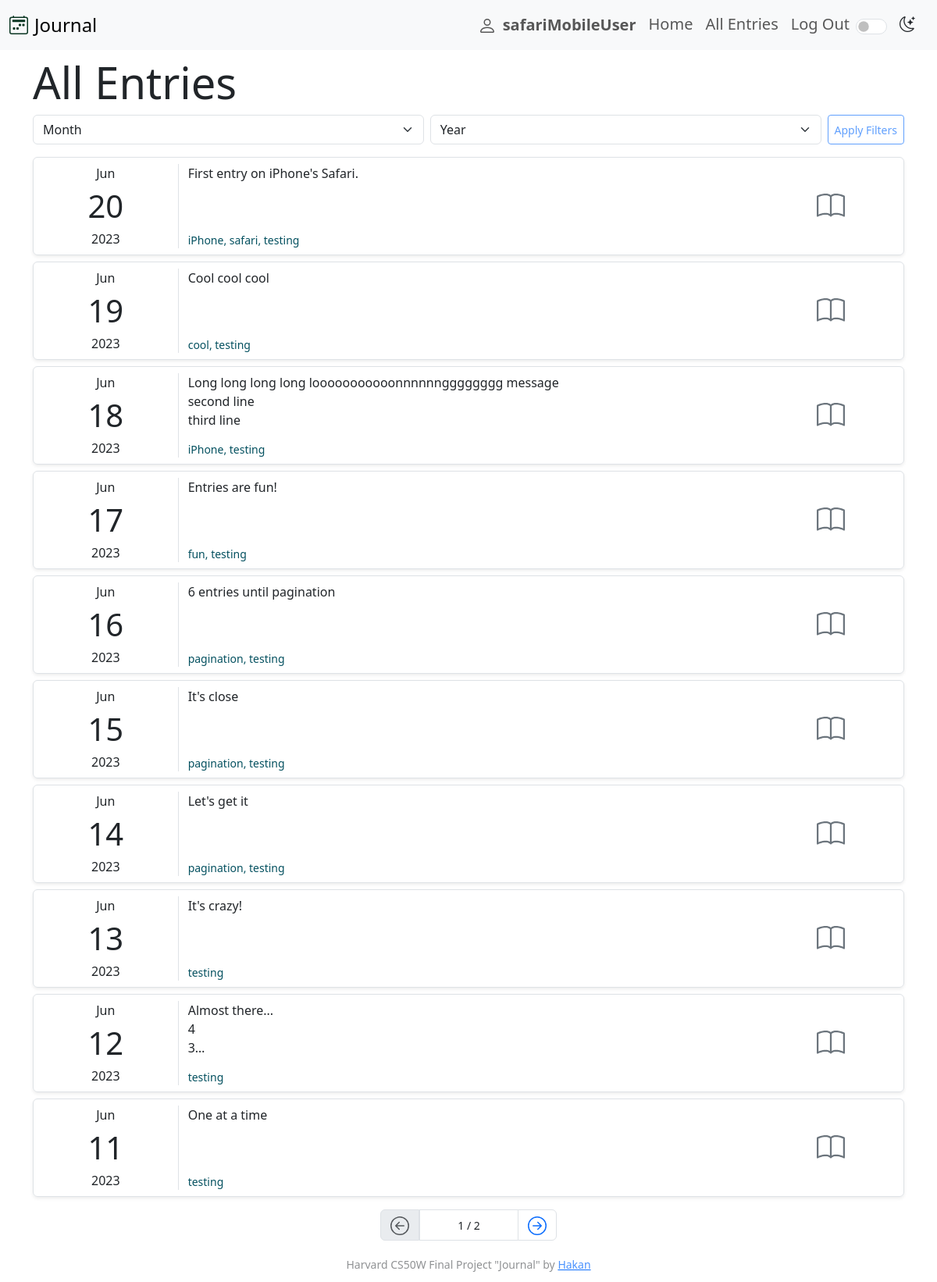
The app's page /all_entries (signed in), older data.
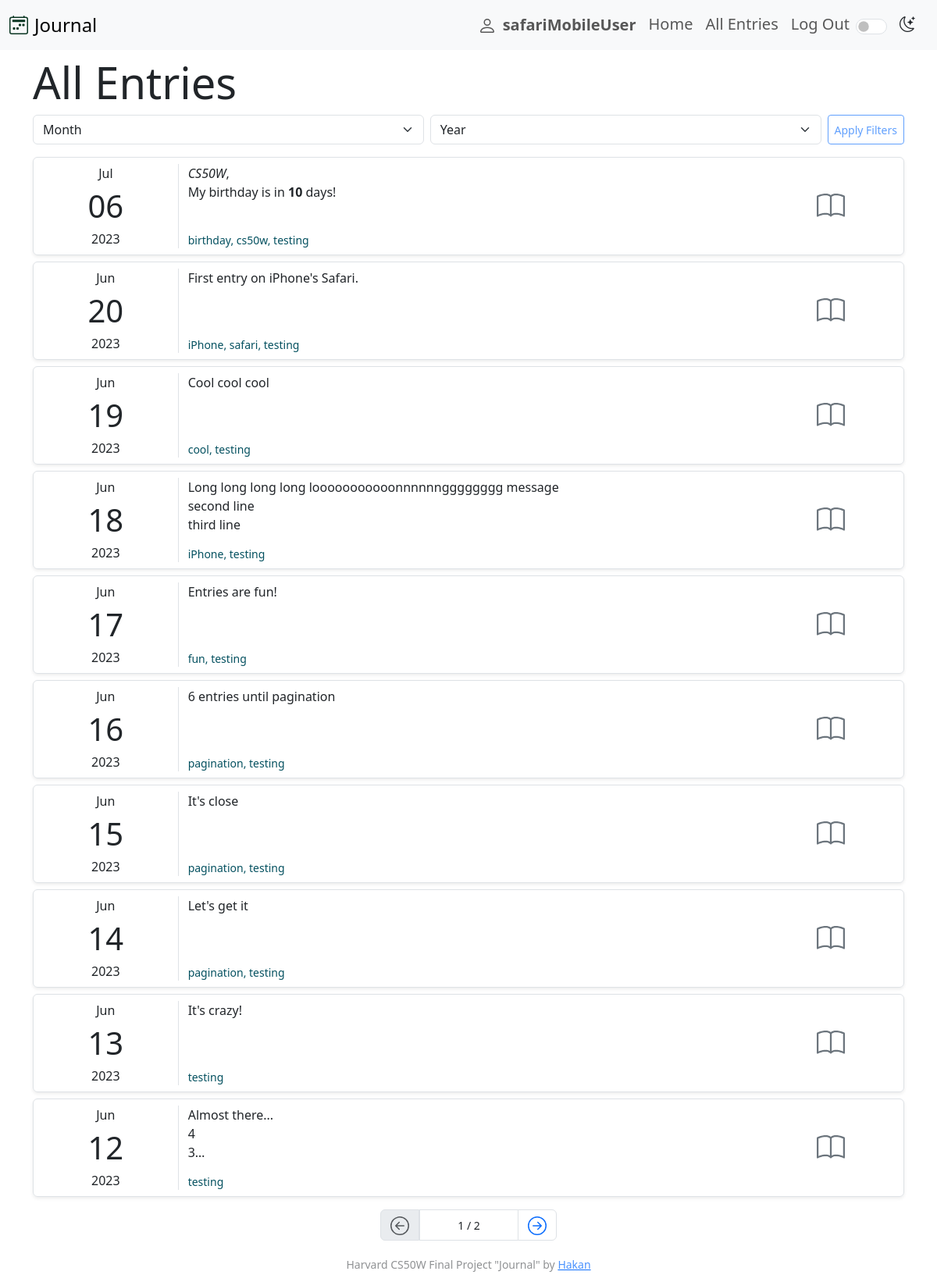
The same page, newer data.
### journal/models.py (models this page shows, shortened)
class JournalEntry(models.Model):
    user = models.ForeignKey(
        User, on_delete=models.CASCADE, related_name="entries")
    content = models.TextField()
    tags = models.ManyToManyField(Tag, blank=True, related_name="tag_entries")
    created_at = models.DateTimeField(auto_now_add=True)
    updated_at = models.DateTimeField(auto_now=True)
    date = models.DateField()
    class Meta:
        ordering = ["-date"]

class Tag(models.Model):
    name = models.CharField(max_length=50)
    def __str__(self):
        return self.name
    class Meta:
        ordering = ["name"]

### journal/views.py (the view)
# urls.py: path("all_entries", views.all_entries, name="all_entries"),
@require_GET
@login_required(login_url="login")
def all_entries(request):
    try:
        entries = JournalEntry.objects.filter(
            user=request.user)
        month_filter = request.GET.get("month")
        year_filter = request.GET.get("year")
        if month_filter and year_filter:
            month_filter = int(month_filter)
            year_filter = int(year_filter)
            entries = JournalEntry.objects.filter(
                user=request.user, date__month=month_filter, date__year=year_filter)
        paginator = Paginator(entries, 10)
        page_number = request.GET.get("page")
        page_obj = paginator.get_page(page_number)
    except:
        messages.error(request, "Could not retrieve data.")
        return render(request, "journal/all_entries.html")
    return render(request, "journal/all_entries.html", {
        "page_entries": page_obj,
    })

### journal/templates/journal/all_entries.html (shortened to what this page needs)
{% extends 'journal/layout.html' %} {% load static %} {% block body %}
<div class="container mt-2">
    <h2 class="display-4">All Entries</h2>
    <form
        action="{% url 'all_entries' %}"
        class="d-flex gap-2 mb-3"
        method="get"
        id="filter-form"
    >
    </form>
    {% if not page_entries|length > 0 %}
    <p class="lead alert alert-info">No journal entries to show.</p>
    {% else %} {% for entry in page_entries %}
    <div
        class="border row d-flex mb-2 mx-auto py-2 rounded-2 shadow-sm eachEntryDiv"
        id="entry-{{ entry.id }}"
        data-date="{{ entry.date|date:'Y-m-d' }}"
    >
        <div
            class="col-2 border-end d-flex flex-column justify-content-center align-items-center"
        >
            <span>{{ entry.date|date:'M' }}</span>
            <span class="fs-1">{{ entry.date|date:'d' }}</span>
            <span>{{ entry.date|date:'Y' }}</span>
        </div>
        <div class="col-8 d-flex flex-column justify-content-between">
            <div class="text-break text-truncate line-clamp line-clamp-3">
                {{ entry.content|safe }}
            </div>
            {% if entry.tags.all|length > 0 %}
            <div class="small text-info-emphasis">
                {{ entry.tags.all|join:', ' }}
            </div>
            {% endif %}
        </div>
        <div class="col-2 d-flex align-items-center justify-content-center">
            <button
                type="button"
                class="btn p-2 rounded-5"
                data-bs-toggle="modal"
                data-bs-target="#detailModal-{{ entry.id }}"
            >
            </button>
        </div>
    </div>
    {% endfor %} {% endif %}
</div>
{% if page_entries.paginator.num_pages > 1 %}
<nav class="my-3" aria-label="Page navigation">
    <ul class="pagination justify-content-center">
        {% if page_entries.has_previous %}
        <li class="page-item">
            <a
                class="page-link"
                href="?page={{ page_entries.previous_page_number }}"
            >
                <svg
                    xmlns="http://www.w3.org/2000/svg"
                    width="24"
                    height="24"
                    fill="currentColor"
                    class="bi bi-arrow-left-circle"
                    viewBox="0 0 16 16"
                >
                    <path
                        fill-rule="evenodd"
                        d="M1 8a7 7 0 1 0 14 0A7 7 0 0 0 1 8zm15 0A8 8 0 1 1 0 8a8 8 0 0 1 16 0zm-4.5-.5a.5.5 0 0 1 0 1H5.707l2.147 2.146a.5.5 0 0 1-.708.708l-3-3a.5.5 0 0 1 0-.708l3-3a.5.5 0 1 1 .708.708L5.707 7.5H11.5z"
                    />
                </svg>
            </a>
        </li>
        {% else %}
        <li class="page-item">
            <a class="page-link disabled" href="?page=1">
            </a>
        </li>
        {% endif %}
        <li
            class="page-item border d-flex align-items-center justify-content-center px-5"
        >
            <small
                >{{ page_entries.number }} /
                {{page_entries.paginator.num_pages}}
            </small>
        </li>
        {% if page_entries.has_next %}
        <li class="page-item">
            <a
                class="page-link"
                href="?page={{ page_entries.next_page_number }}"
            >
            </a>
        </li>
        {% endif %}
    </ul>
</nav>
{% endif %}  {% endblock %}

### journal/templates/journal/layout.html (shortened to what this page needs)
{% load static %}
<!DOCTYPE html>
<html lang="en">
  <head>
    <link href="https://cdn.jsdelivr.net/npm/bootstrap@5.3.0/dist/css/bootstrap.min.css" rel="stylesheet" />
    <link rel="stylesheet" href="https://cdn.jsdelivr.net/npm/bootstrap-icons@1.10.5/font/bootstrap-icons.css">
    <link rel="stylesheet" href="{% static 'journal/css/styles.css' %}">
  </head>
  <body>
    <nav class="navbar bg-body-tertiary navbar-expand-lg">
      <div class="container-fluid">
        <a class="navbar-brand fs-4 d-flex align-items-center gap-2" href="{% url 'index' %}">Journal</a>
        <div class="offcanvas offcanvas-end" tabindex="-1" id="offcanvasNavbar" aria-labelledby="offcanvasNavbarLabel">
          <div class="offcanvas-body lead">
            <ul class="navbar-nav justify-content-end flex-grow-1 pe-3">
              {% if user.is_authenticated %}
              <li class="nav-item">
                <a class="nav-link d-flex align-items-center fw-bold" href="{% url 'profile' %}"><span class="me-2">
                </span>{{ user.username }}</a>
              </li>
              {% endif %}
              <li class="nav-item">
                <a class="nav-link" href="{% url 'index' %}">Home</a>
              </li>
              <li class="nav-item">
                <a class="nav-link" href="{% url 'all_entries' %}">All Entries</a>
              </li>
              {% if user.is_authenticated %}
              <li class="nav-item">
                <a class="nav-link" href="{% url 'logout' %}">Log Out</a>
              </li>
              {% else %}
              <li class="nav-item">
                <a class="nav-link" href="{% url 'login' %}">Log In</a>
              </li>
              {% endif %}
              <li class="nav-item">
                <div class="form-check form-switch py-2 d-flex align-items-center gap-3">
                    <input
                        type="checkbox"
                        class="form-check-input"
                        role="switch"
                        id="themeSwitch"
                    />
                    <label
                        class="form-check-label"
                        for="themeSwitch"
                        id="themeIcon"
                        >
                        <i class="bi bi-moon-stars"></i>
                    </label>
                </div>
            </li>
            </ul>
          </div>
        </div>
      </div>
    </nav>
    {% block body %}
    {% endblock %}
    <footer class="my-2 py-1 small text-center text-body-tertiary">
        Harvard CS50W Final Project "Journal" by
        <a
            class="link-primary link-opacity-75"
            href="https://hakanayata.com"
            target="_blank"
            >Hakan</a
        >
    </footer>
  </body>
</html>

### journal/static/journal/css/styles.css (style rules this page uses)
p { margin-bottom: 0; }
.line-clamp { display: -webkit-box; -webkit-box-orient: vertical; position: relative; overflow: hidden; text-overflow: ellipsis; padding: 0 !important; line-height: var(--line-height,1.5) !important; }
.line-clamp-3 { -webkit-line-clamp : 3; height: calc(1em * var(--line-height, 1.5) * 3); }

Row changes from the older to the newer data that the page shows:
no longer on this page (row unchanged): JournalEntry: date "Jun", date "11", date "2023", content "One at a time", tags.all "testing"
added JournalEntry: date "Jul", date "06", date "2023", content "CS50W , My birthday is in 10 days!", tags.all "birthday, cs50w, testing"
